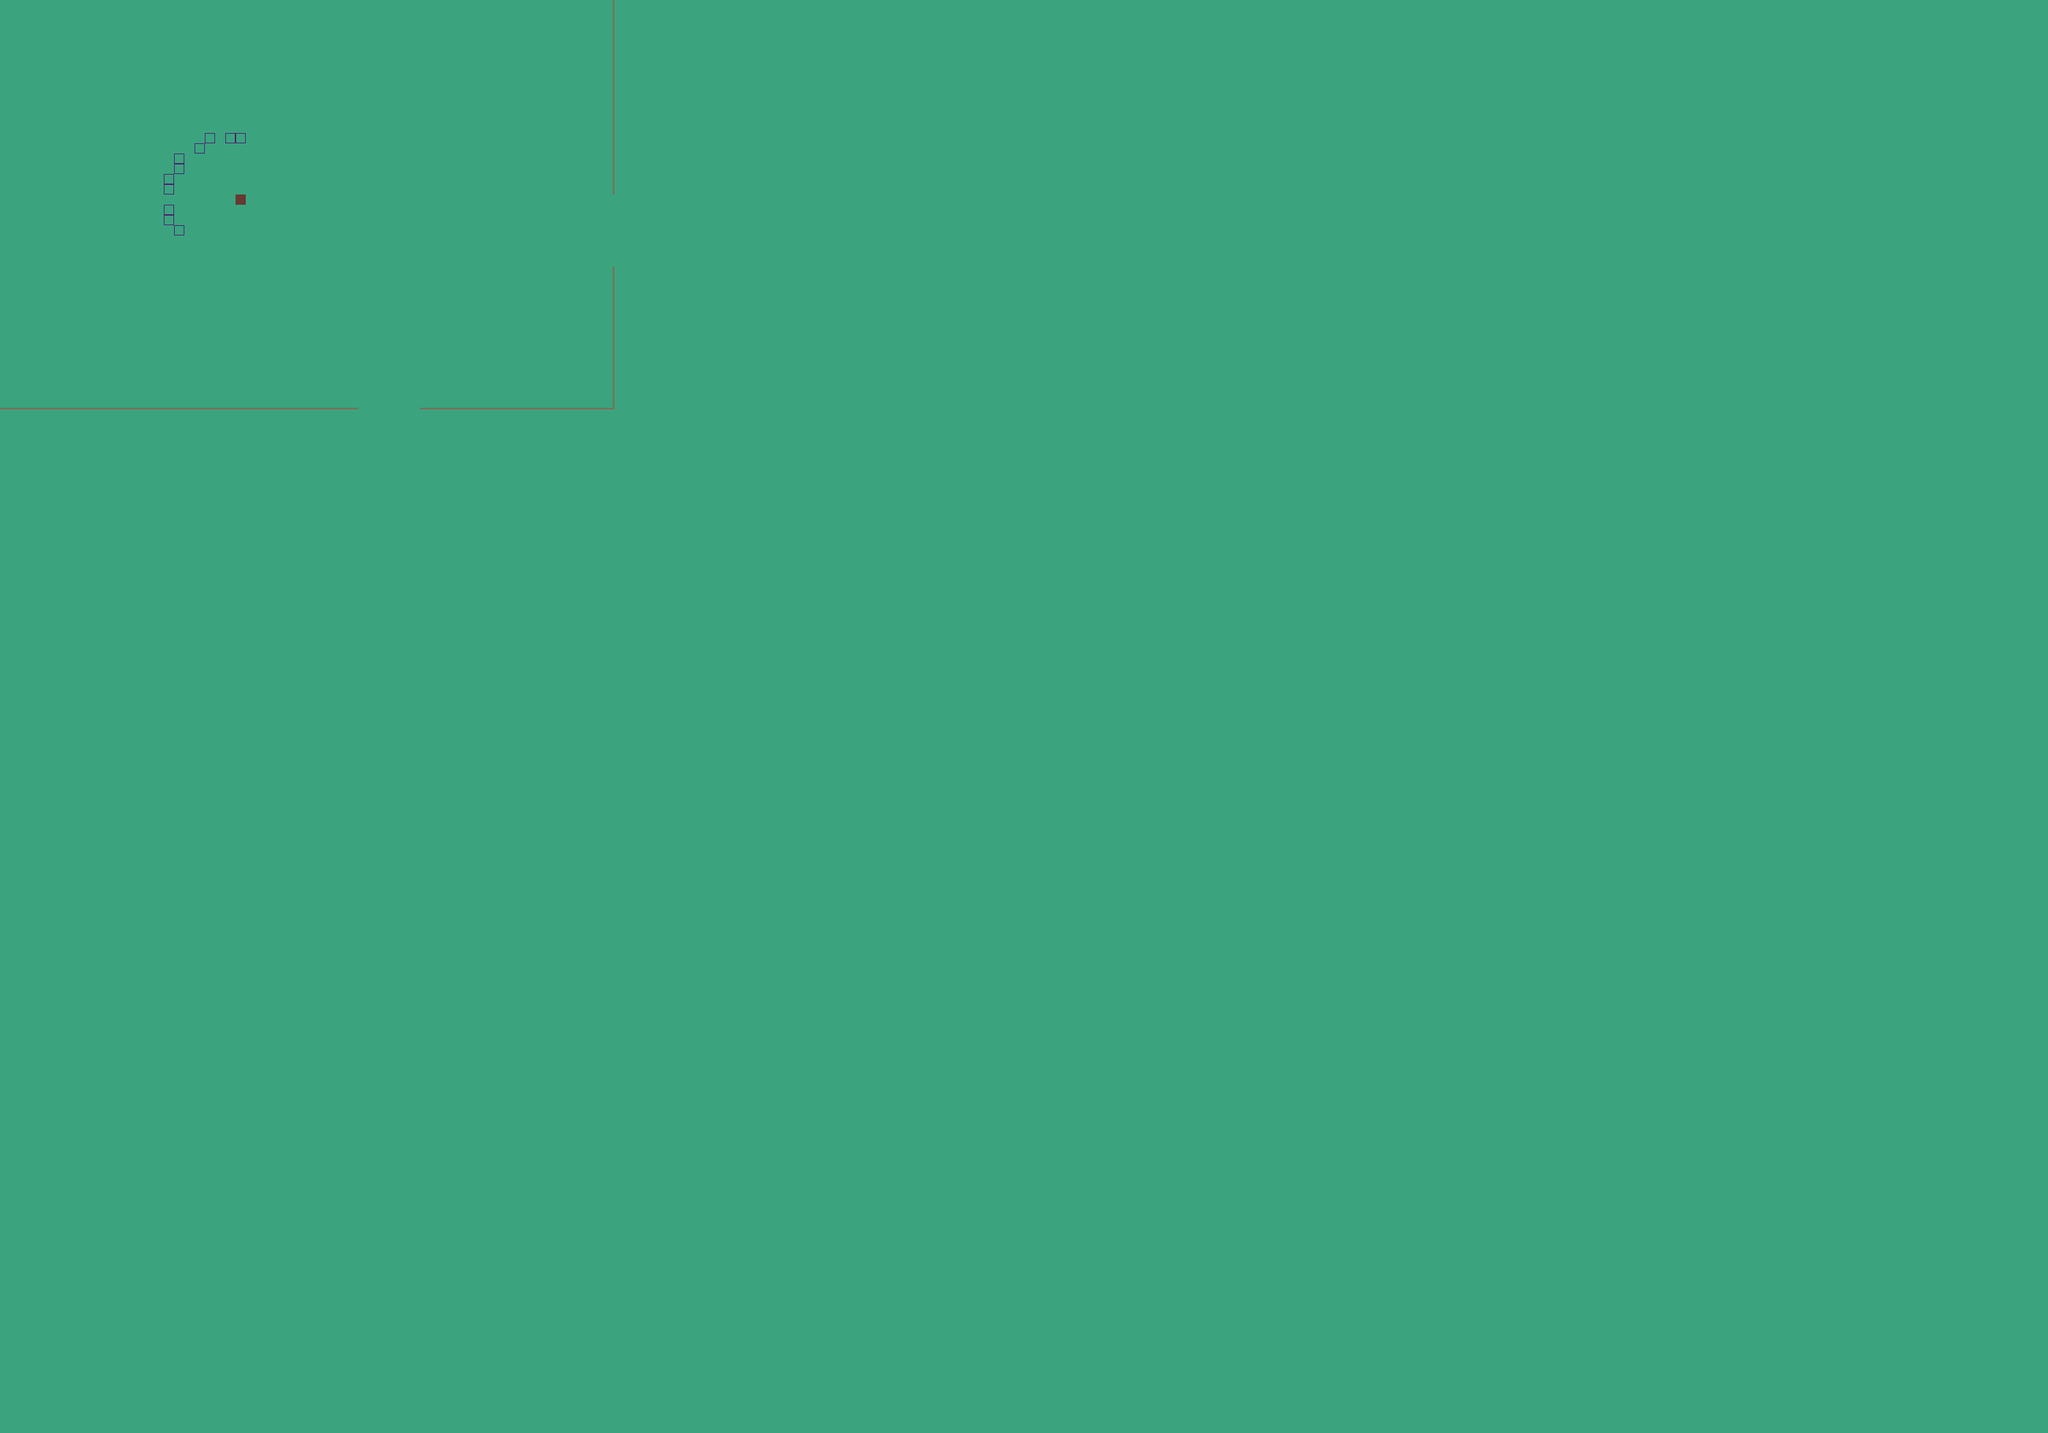

Below is a game level as drawn by its tile map, then a one-line description and the .tmx that defines it (tile-layer data replaced by summaries):
An orthogonal 200x140 tile map with 16x16 px tiles, 1 tile layer (Tile Layer 1).

<map version="1.9" tiledversion="1.9.1" orientation="orthogonal" renderorder="right-down" width="200" height="140" tilewidth="16" tileheight="16" infinite="0" nextlayerid="2" nextobjectid="1">
 <editorsettings>
  <export target="test_map_2.json" format="json" />
 </editorsettings>
 <tileset firstgid="1" source="Tile_Set.tsx" />
 <layer id="1" name="Tile Layer 1" width="200" height="140">
  <data>[28000 cells, 28000 non-empty, 6 distinct tile ids]</data>
 </layer>
</map>
